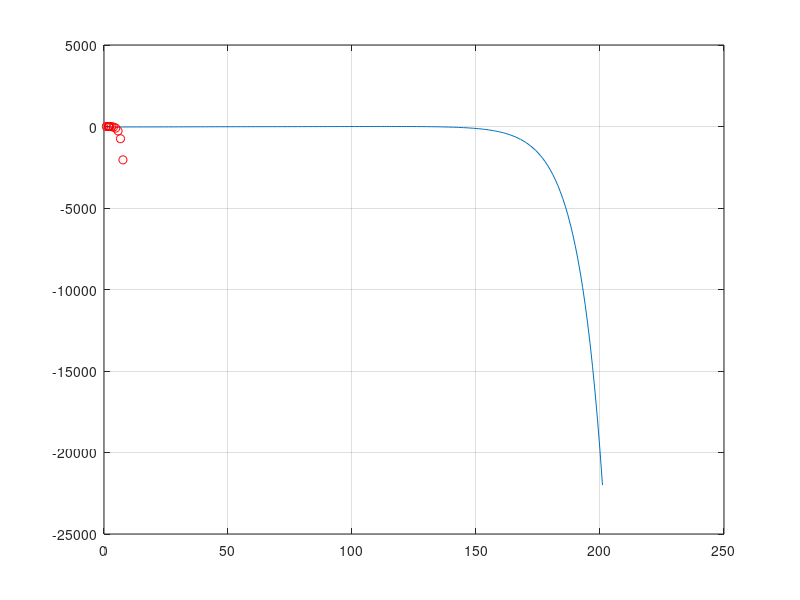

The MATLAB source for this figure:
clear

#the Newton-Raphson Method for finding the roots of 
#an algebraic/transcendental equation

#define the function, for the given equation
f=@(x) 3*x + sin(x) - e.^x;

#define the frist derivative of your function
df=@(x) 3 - cos(x) - e.^x;


#Change lower limit 'a' and upper limit 'b'
x = 0.05;
x1 = 1000;
w = [];

while (abs(x-x1)>= 0.001)
  x1 = x;
  fx = f(x);
  fx1 = df(x);
  x = x - (fx/fx1);
  w(end+1) = x;  
endwhile

printf("Root found %f \n\n", x)

y = -10:0.1:10;
fun = f(y);
figure;
plot(fun)
grid on
hold on 
plot (w, f(w), "or")
